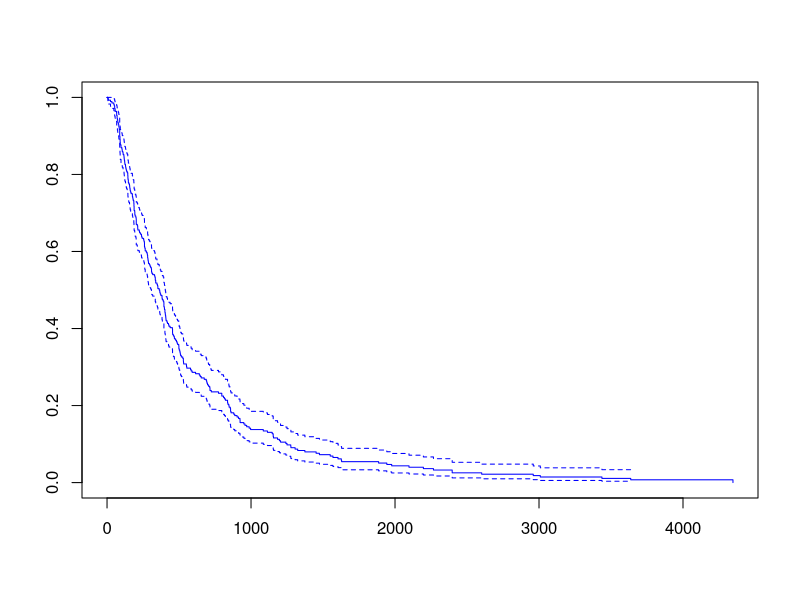

Source code (R):
library(survival)


mydata=read.table("GBMLGG.txt", sep = "\t", header = TRUE)
mydata$T1=mydata$PFI.time
mydata$T2=mydata$OS.time
mydata$censor1=mydata$PFI
mydata$censor2=mydata$OS
km_fit1 <- survfit(Surv(mydata$T1,mydata$censor1) ~ 1,data=mydata)
plot(km_fit1,col="blue",lty=1)
